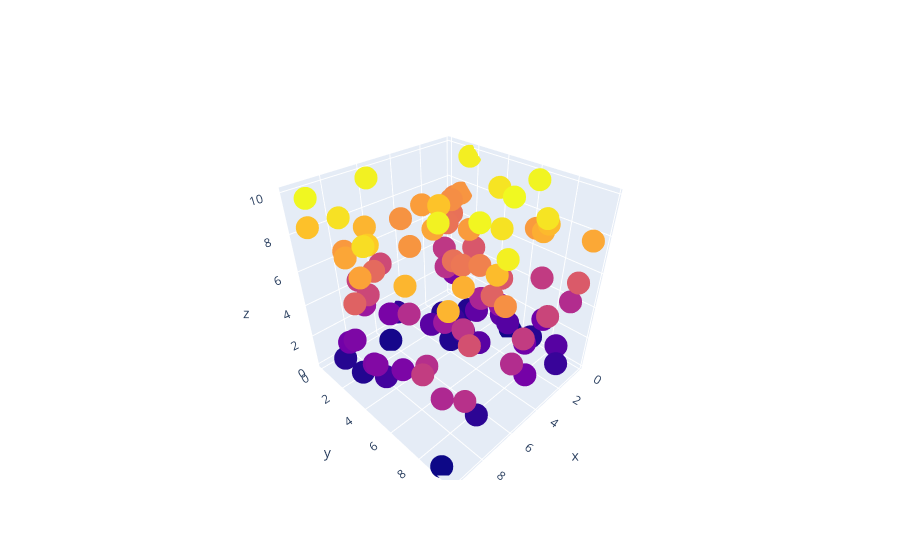

The cell this chart's notebook holds for it:
### Markdown cell above
Plotly is a high-level, declarative charting library. This means that every setting of the plot can be accessed and set as a property of the instance.

### Code cell
# If run in JupyterLab (as opposed to Jupyter Notebook), check settings > Enable Extensions Manager

import plotly.graph_objects as go
import numpy as np

data_x = np.random.random(100) * 10
data_y = np.random.random(100) * 10
data_z = np.random.random(100) * 10

fig = go.Figure()

# A trace is an individual graph. Multiple traces can be
# displayed on a single figure.
trace = go.Scatter3d(
    x = data_x,
    y = data_y,
    z = data_z,
    mode = 'markers',
    marker = dict(
        color = data_z,   # Encode z as a colorbar
    )
)

fig.add_trace(trace)
fig.show()
